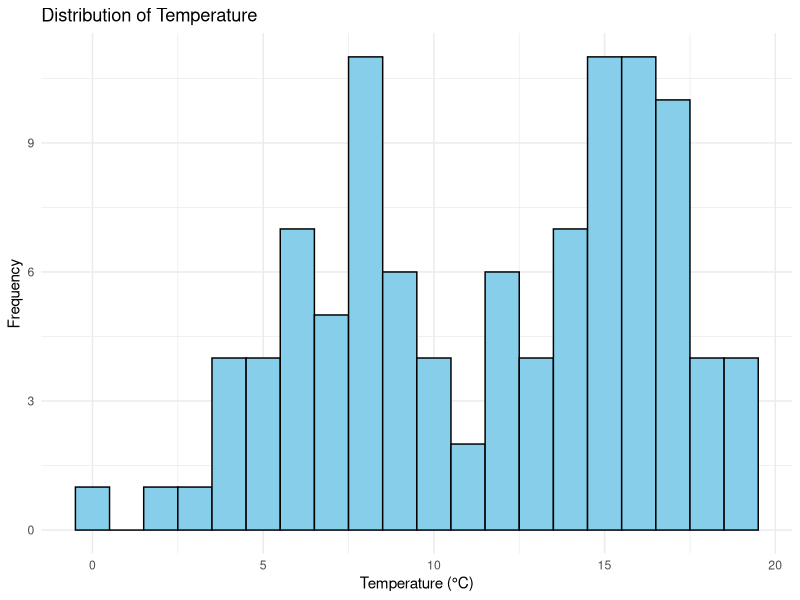
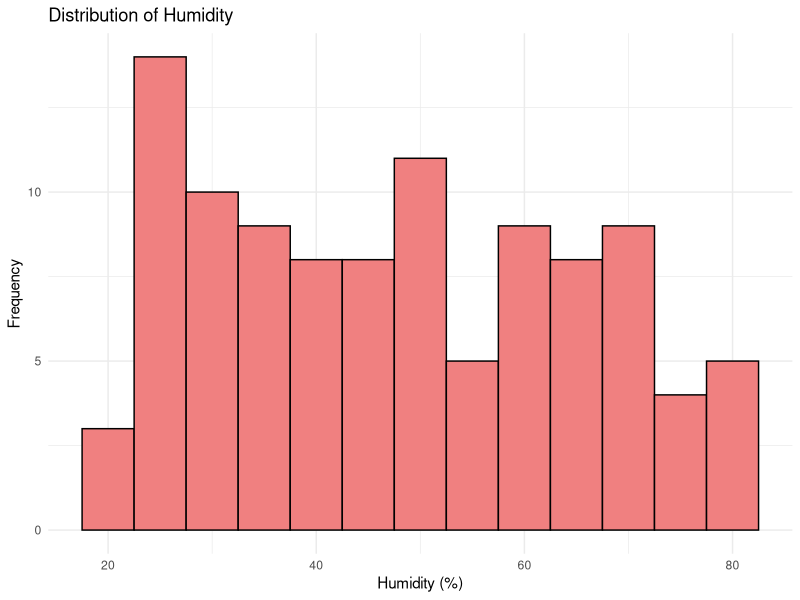
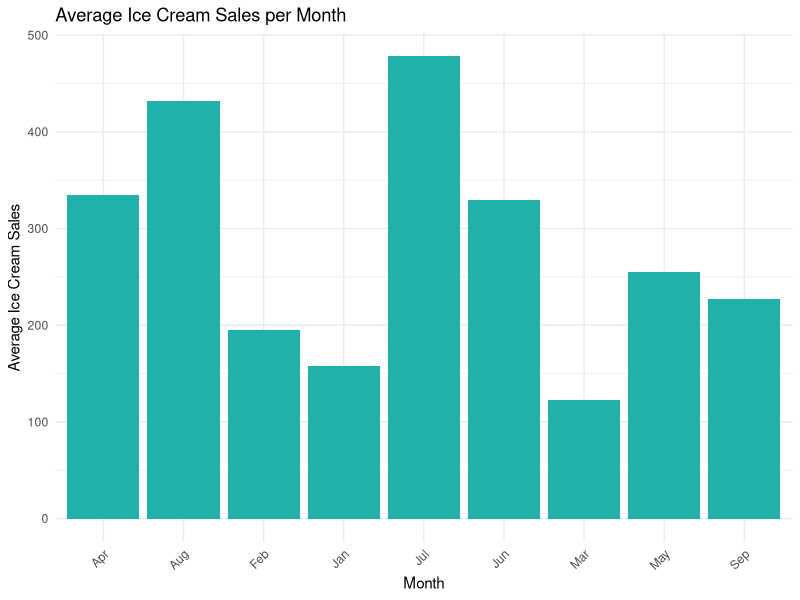

Write the R code that produced these figures, in order.
## ---- chunk 1

# Load required libraries
library(ggplot2)
library(dplyr)

# Read the sales data from your data file
sales_data <- read.csv("sales_data.csv")

# View the first few rows of the dataset
head(sales_data)

# Check column names and data types
str(sales_data)

# Data Exploration

# Create a histogram for temperature
ggplot(sales_data, aes(x = temperature)) +
  geom_histogram(binwidth = 1, fill = "skyblue", color = "black") +
  labs(
    title = "Distribution of Temperature",
    x = "Temperature (°C)",
    y = "Frequency"
  ) +
  theme_minimal()

#Humidity Distribution

# Create a histogram for humidity
ggplot(sales_data, aes(x = humidity)) +
  geom_histogram(binwidth = 5, fill = "lightcoral", color = "black") +
  labs(
    title = "Distribution of Humidity",
    x = "Humidity (%)",
    y = "Frequency"
  ) +
  theme_minimal()

#Monthly Sales

# Calculate the average ice cream sales per month
monthly_sales <- sales_data %>%
  group_by(month_name) %>%
  summarize(avg_icecream_sales = mean(icecream_sales))

# Create a bar plot for monthly ice cream sales
ggplot(monthly_sales, aes(x = month_name, y = avg_icecream_sales)) +
  geom_bar(stat = "identity", fill = "lightseagreen") +
  labs(
    title = "Average Ice Cream Sales per Month",
    x = "Month",
    y = "Average Ice Cream Sales"
  ) +
  theme_minimal() +
  theme(axis.text.x = element_text(angle = 45, hjust = 1))

## ---- chunk 2
library(dplyr)

# Read the sales data from your data file
sales_data <- read.csv("sales_data.csv")

#2.1
# Calculate the proportion of days with fewer than 200 ice cream sales
prop_less_than_200_icecream <- mean(sales_data$icecream_sales < 200)

# Calculate the 95% confidence interval for the proportion
conf_interval <- prop.test(sum(sales_data$icecream_sales < 200), nrow(sales_data), conf.level = 0.95)$conf.int

# Display the results
prop_less_than_200_icecream
conf_interval


## ---- chunk 3


# Calculate the proportion of days with total sales (ice cream + hot drinks) below 200
total_sales <- sales_data$icecream_sales + sales_data$hotdrink_sales
prop_less_than_200_total <- mean(total_sales < 200)

# Calculate the 95% confidence interval for the proportion
conf_interval_total <- prop.test(sum(total_sales < 200), nrow(sales_data), conf.level = 0.95)$conf.int

# Display the results
prop_less_than_200_total
conf_interval_total


## ---- chunk 4
# Subset the data for January and August
january_data <- subset(sales_data, month_name == "Jan")
august_data <- subset(sales_data, month_name == "Aug")

# Calculate the odds ratio for January
odds_january <- sum(january_data$icecream_sales > 0) / sum(january_data$hotdrink_sales > 0)

# Calculate the odds ratio for August
odds_august <- sum(august_data$icecream_sales > 0) / sum(august_data$hotdrink_sales > 0)

# Calculate 95% confidence intervals for both odds ratios
conf_interval_january <- exp(c(log(odds_january) - 1.96 * sqrt(1 / sum(january_data$icecream_sales > 0) + 1 / sum(january_data$hotdrink_sales > 0)),
                               log(odds_january) + 1.96 * sqrt(1 / sum(january_data$icecream_sales > 0) + 1 / sum(january_data$hotdrink_sales > 0))))

conf_interval_august <- exp(c(log(odds_august) - 1.96 * sqrt(1 / sum(august_data$icecream_sales > 0) + 1 / sum(august_data$hotdrink_sales > 0)),
                              log(odds_august) + 1.96 * sqrt(1 / sum(august_data$icecream_sales > 0) + 1 / sum(august_data$hotdrink_sales > 0))))
                            
 # Display the results
  odds_january
  conf_interval_january
  odds_august
  conf_interval_august
## ---- chunk 5

  # Filter the data for January and August
  january_data <- sales_data %>% filter(month_name == "Jan")
  august_data <- sales_data %>% filter(month_name == "Aug")
  
  # Calculate the odds ratio for January
  odds_january <- sum(january_data$icecream_sales > 0) / sum(january_data$hotdrink_sales > 0)
  
  # Calculate the odds ratio for August
  odds_august <- sum(august_data$icecream_sales > 0) / sum(august_data$hotdrink_sales > 0)
  
  # Calculate the standard errors for the odds ratios in January and August
  se_january <- sqrt(1 / sum(january_data$icecream_sales > 0) + 1 / sum(january_data$hotdrink_sales > 0))
  se_august <- sqrt(1 / sum(august_data$icecream_sales > 0) + 1 / sum(august_data$hotdrink_sales > 0))
  
  # Calculate the test statistic
  test_statistic <- (log(odds_january) - log(odds_august)) / sqrt(se_january^2 + se_august^2)
  
  # Calculate the degrees of freedom
  df <- min(sum(january_data$icecream_sales > 0), sum(january_data$hotdrink_sales > 0),
            sum(august_data$icecream_sales > 0), sum(august_data$hotdrink_sales > 0)) - 1
  
  # Calculate the p-value
  p_value <- 2 * (1 - pt(abs(test_statistic), df))
  
  # Display the results
  cat("Test Statistic:", test_statistic, "\n")
  cat("Degrees of Freedom:", df, "\n")
  cat("P-Value:", p_value, "\n")
## ---- chunk 6
# Filter the data for weekdays (Mon-Fri) and weekends
  weekday_data <- sales_data %>% filter(weekend == 0)
  weekend_data <- sales_data %>% filter(weekend == 1)
  
  # Calculate the mean number of ice cream sales for weekdays and weekends
  mean_sales_weekday <- mean(weekday_data$icecream_sales)
  mean_sales_weekend <- mean(weekend_data$icecream_sales)
  
  # Perform a t-test to compare the means
  t_test_result <- t.test(weekday_data$icecream_sales, weekend_data$icecream_sales)
  
  # Display the results
  cat("Mean Ice Cream Sales on Weekdays:", mean_sales_weekday, "\n")
  cat("Mean Ice Cream Sales on Weekends:", mean_sales_weekend, "\n")
  cat("T-Test P-Value:", t_test_result$p.value, "\n")
## ---- chunk 7
library(pwr)


  # 3.2: Calculate the observed effect size (use the effect size from question 3.2)
  observed_effect_size_3.2 <- 1.048887
  
  # Set the significance level (alpha)
  alpha <- 0.05
  
  # Calculate the sample size for weekdays
  n_weekdays <- nrow(weekday_data)
  
  # Perform a power analysis based on the observed effect size
  power_analysis <- pwr.t.test(d = observed_effect_size_3.2, n = n_weekdays, sig.level = alpha, type = "two.sample", alternative = "two.sided")
  
  # Extract the power value from the analysis
  power <- power_analysis$power
  
  # Display the power of the test
  cat("Power of the Test (observed effect size):", power, "\n")
  
## ---- chunk 8
  #3.3
  
  # Required libraries
  library(pwr)
  
  # Set the parameters
  n <- 103
  alpha <- 0.05
  power <- 0.9
  
  # Calculate the effect size
  effect_size <- pwr.t.test(n = n, sig.level = alpha, power = power, type = "two.sample")$d
  
  effect_size
## ---- chunk 9
 #3.4
  
  # Given effect size and desired power
  effect_size <- 0.4538
  desired_power <- 0.90
  
  # Calculate the required sample size
  required_sample_size <- pwr.t.test(d = effect_size, power = desired_power, type = "two.sample", alternative = "two.sided")
  
  # Display the required sample size
  required_sample_size$n
## ---- chunk 10
# Fit a linear regression model
  ice_cream_model <- lm(icecream_sales ~ temperature + humidity + windspeed + weekend + bank_holiday + school_holidays, data = sales_data)
  
  # Summary of the regression model
  summary(ice_cream_model)
  
  
# Create a linear regression model
lm_model <- lm(icecream_sales ~ temperature + humidity + windspeed + weekend + bank_holiday + school_holidays, data = sales_data)

# Define the conditions for the scenario
conditions <- data.frame(
  month_name = "May",
  weekend = 0,  # Weekday
  bank_holiday = 0,
  school_holidays = 0,
  temperature = 18,
  humidity = 6,
  windspeed = 10
)

# Predict ice cream sales for the given conditions
predicted_sales <- predict(lm_model, newdata = conditions, interval = "prediction", level = 0.95)

# Display the results
cat("Expected Ice Cream Sales on a Weekday in May: ", predicted_sales[1], "\n")
cat("95% Prediction Interval: (", predicted_sales[2], ", ", predicted_sales[3], ")\n")
## ---- chunk 11
# 4.2  Define the conditions for the scenario
conditions_4.2 <- data.frame(
  month_name = "April",
  weekend = 1,  # Weekend
  bank_holiday = 0,
  school_holidays = 1,
  temperature = 28,
  humidity = 35,
  windspeed = 5
)

# Predict ice cream sales for the given conditions using the linear regression model (lm_model)
predicted_sales_4.2 <- predict(lm_model, newdata = conditions_4.2, interval = "prediction", level = 0.95)

# Display the results
cat("Expected Ice Cream Sales on a School Holiday Weekend in April: ", predicted_sales_4.2[1], "\n")
cat("95% Prediction Interval: (", predicted_sales_4.2[2], ", ", predicted_sales_4.2[3], ")\n")
## ---- chunk 12
#4.3

# Define the conditions for the scenario
conditions_4.3 <- data.frame(
  month_name = "September",
  weekend = 0,  # Weekday
  bank_holiday = 0,
  school_holidays = 0,
  temperature = 12,
  humidity = 90,
  windspeed = 35
)

# Predict ice cream sales for the given conditions
predicted_sales_4.3 <- predict(lm_model, newdata = conditions_4.3, interval = "prediction", level = 0.95)

# Display the results
cat("Expected Ice Cream Sales on a Weekday in September: ", predicted_sales_4.3[1], "\n")
cat("95% Prediction Interval: (", predicted_sales_4.3[2], ", ", predicted_sales_4.3[3], ")\n")
## ---- chunk 13
#4.4

# Define the conditions for Scenario 4.3
conditions_4.4 <- data.frame(
  month_name = "Jan",
  weekend = 1,  # Weekend (not a holiday)
  bank_holiday = 0,
  school_holidays = 0,
  temperature = -2,
  humidity = 75,
  windspeed = 15
)

# Predict ice cream sales for the given conditions
predicted_sales_4.4 <- predict(lm_model, newdata = conditions_4.4, interval = "prediction", level = 0.95)

# Display the results
cat("Expected Ice Cream Sales on a January Weekend (Not a Holiday): ", predicted_sales_4.4[1], "\n")
cat("95% Prediction Interval: (", predicted_sales_4.4[2], ", ", predicted_sales_4.4[3], ")\n")
